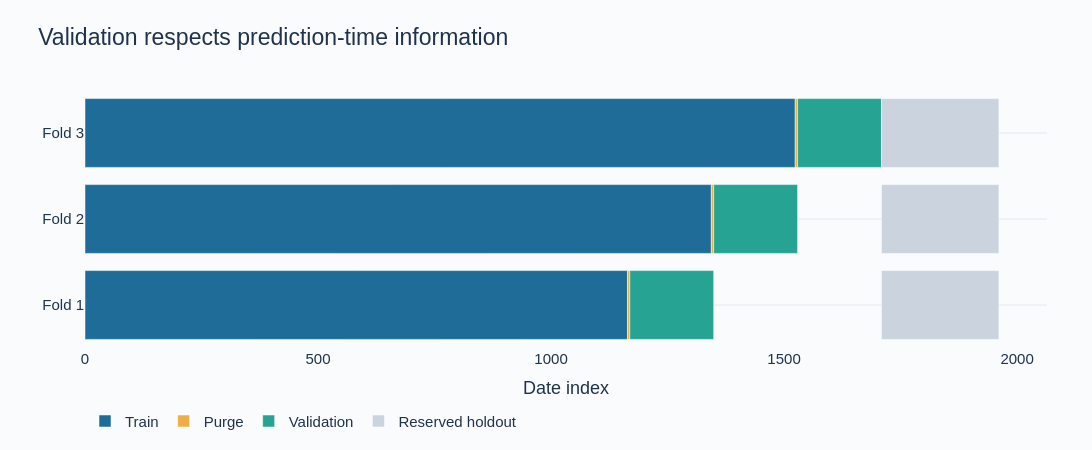

The cell this chart's notebook holds for it:
### Markdown cell above
## Reserve the final 252 dates

Three expanding walk-forward folds use 180 validation dates each. Five dates are purged before every validation block, so all fitting labels were released strictly before its first prediction. The final 252 dates are excluded from feature construction, EDA, screening, and model selection. The downloadable mock test file overlaps training and is not a valid holdout.

### Code cell
fig = go.Figure()
for fold in folds:
    label = f"Fold {fold.number + 1}"
    for part, start, length, color in [
        ("Train", 0, fold.train_stop, "#1F6C99"),
        ("Purge", fold.train_stop, fold.validation_start - fold.train_stop, "#EDAF43"),
        ("Validation", fold.validation_start, fold.validation_stop - fold.validation_start, "#27A394"),
        ("Reserved holdout", development_stop, len(x) - development_stop, "#CAD3DE")]:
        fig.add_trace(go.Bar(x=[length], y=[label], base=start, orientation="h", name=part,
                             marker_color=color, showlegend=fold.number == 0))
fig.update_layout(barmode="overlay", title="Validation respects prediction-time information", xaxis_title="Date index", legend={"orientation": "h", "y": -0.22})
show_figure(fig, root, "validation_protocol", 450)

### Figure 1 — Plotly figure (JSON) as saved in the notebook; plotly's stock layout.template omitted (floating-point values rounded to 4 significant figures)
{"data": [{"base": 0, "marker": {"color": "#1F6C99"}, "name": "Train", "orientation": "h", "showlegend": true, "type": "bar", "x": [1164], "y": ["Fold 1"]}, {"base": 1164, "marker": {"color": "#EDAF43"}, "name": "Purge", "orientation": "h", "showlegend": true, "type": "bar", "x": [5], "y": ["Fold 1"]}, {"base": 1169, "marker": {"color": "#27A394"}, "name": "Validation", "orientation": "h", "showlegend": true, "type": "bar", "x": [180], "y": ["Fold 1"]}, {"base": 1709, "marker": {"color": "#CAD3DE"}, "name": "Reserved holdout", "orientation": "h", "showlegend": true, "type": "bar", "x": [252], "y": ["Fold 1"]}, {"base": 0, "marker": {"color": "#1F6C99"}, "name": "Train", "orientation": "h", "showlegend": false, "type": "bar", "x": [1344], "y": ["Fold 2"]}, {"base": 1344, "marker": {"color": "#EDAF43"}, "name": "Purge", "orientation": "h", "showlegend": false, "type": "bar", "x": [5], "y": ["Fold 2"]}, {"base": 1349, "marker": {"color": "#27A394"}, "name": "Validation", "orientation": "h", "showlegend": false, "type": "bar", "x": [180], "y": ["Fold 2"]}, {"base": 1709, "marker": {"color": "#CAD3DE"}, "name": "Reserved holdout", "orientation": "h", "showlegend": false, "type": "bar", "x": [252], "y": ["Fold 2"]}, {"base": 0, "marker": {"color": "#1F6C99"}, "name": "Train", "orientation": "h", "showlegend": false, "type": "bar", "x": [1524], "y": ["Fold 3"]}, {"base": 1524, "marker": {"color": "#EDAF43"}, "name": "Purge", "orientation": "h", "showlegend": false, "type": "bar", "x": [5], "y": ["Fold 3"]}, {"base": 1529, "marker": {"color": "#27A394"}, "name": "Validation", "orientation": "h", "showlegend": false, "type": "bar", "x": [180], "y": ["Fold 3"]}, {"base": 1709, "marker": {"color": "#CAD3DE"}, "name": "Reserved holdout", "orientation": "h", "showlegend": false, "type": "bar", "x": [252], "y": ["Fold 3"]}], "layout": {"barmode": "overlay", "colorway": ["#1F6C99", "#27A394", "#EDAF43", "#D76C64", "#8070A6"], "font": {"color": "#20334D", "family": "Arial", "size": 15}, "height": 450, "legend": {"orientation": "h", "y": -0.22}, "margin": {"b": 80, "l": 85, "r": 45, "t": 90}, "paper_bgcolor": "#FAFBFD", "plot_bgcolor": "#FAFBFD", "title": {"font": {"size": 23}, "text": "Validation respects prediction-time information", "x": 0.035}, "width": 1120, "xaxis": {"showgrid": false, "title": {"text": "Date index"}, "zeroline": false}, "yaxis": {"gridcolor": "#E3E9F0", "zerolinecolor": "#9EAFBF"}}}
